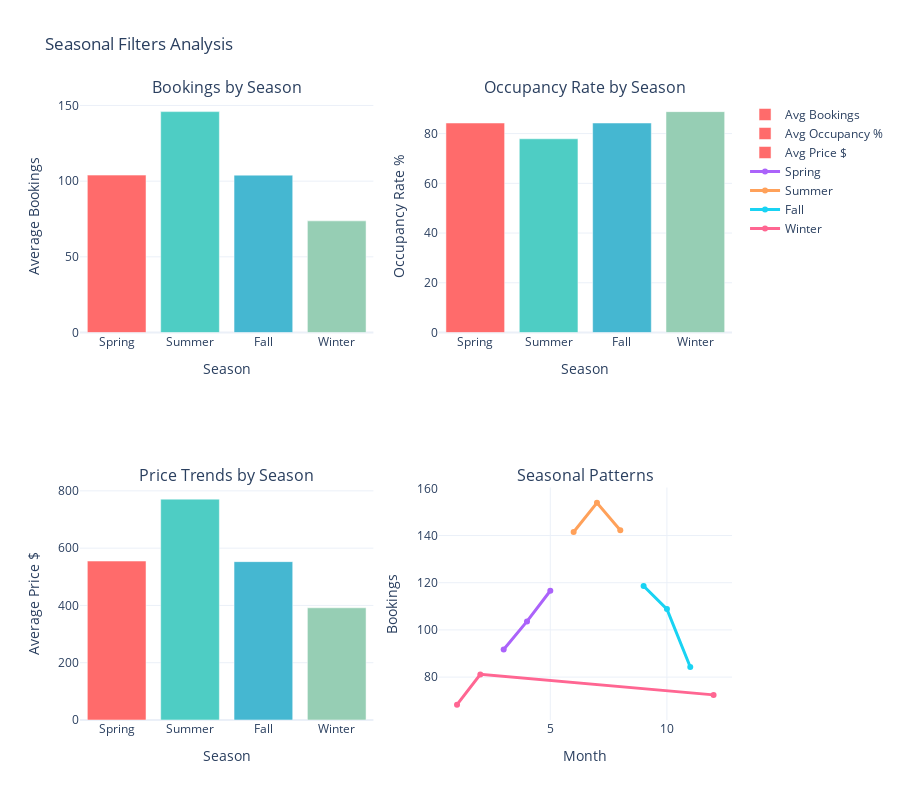

This figure's notebook cell:
### Code cell
# Seasonal Filters Implementation
print("🌍 Creating seasonal filters for detailed analysis...")

def create_seasonal_filters(ts_data):
    """
    Create detailed seasonal analysis with filters for each season
    """
    
    seasonal_filters = {}
    
    for season in ['Spring', 'Summer', 'Fall', 'Winter']:
        # Filter data for specific season
        season_data = ts_data[ts_data['season'] == season].copy()
        
        # Calculate season-specific statistics
        seasonal_stats = {
            'avg_bookings': season_data['bookings'].mean(),
            'std_bookings': season_data['bookings'].std(),
            'avg_occupancy': season_data['occupancy_rate'].mean(),
            'avg_price': season_data['avg_price'].mean(),
            'peak_month': season_data.groupby('month')['bookings'].mean().idxmax(),
            'lowest_month': season_data.groupby('month')['bookings'].mean().idxmin(),
            'weekend_boost': season_data[season_data['day_of_week'].isin([5, 6])]['bookings'].mean() / 
                           season_data[season_data['day_of_week'].isin([0, 1, 2, 3, 4])]['bookings'].mean()
        }
        
        seasonal_filters[season] = {
            'data': season_data,
            'stats': seasonal_stats
        }
    
    return seasonal_filters

# Create seasonal filters
seasonal_filters = create_seasonal_filters(ts_data)

# Display seasonal insights
print("📊 Seasonal Analysis Summary:")
print("=" * 50)

for season, data in seasonal_filters.items():
    stats = data['stats']
    print(f"\n🌿 {season.upper()} SEASON:")
    print(f"   📈 Average Bookings: {stats['avg_bookings']:.1f}")
    print(f"   🏠 Average Occupancy: {stats['avg_occupancy']:.1f}%")
    print(f"   💰 Average Price: ${stats['avg_price']:.0f}")
    print(f"   📅 Peak Month: {stats['peak_month']}")
    print(f"   📉 Lowest Month: {stats['lowest_month']}")
    print(f"   🎉 Weekend Boost: {stats['weekend_boost']:.2f}x")

# Create seasonal comparison visualization
fig = make_subplots(
    rows=2, cols=2,
    subplot_titles=('Bookings by Season', 'Occupancy Rate by Season', 
                   'Price Trends by Season', 'Seasonal Patterns'),
    specs=[[{"secondary_y": False}, {"secondary_y": False}],
           [{"secondary_y": False}, {"secondary_y": False}]]
)

# 1. Bookings by Season
seasons = list(seasonal_filters.keys())
avg_bookings = [seasonal_filters[s]['stats']['avg_bookings'] for s in seasons]
fig.add_trace(
    go.Bar(x=seasons, y=avg_bookings, name='Avg Bookings', 
           marker_color=['#FF6B6B', '#4ECDC4', '#45B7D1', '#96CEB4']),
    row=1, col=1
)

# 2. Occupancy Rate by Season
avg_occupancy = [seasonal_filters[s]['stats']['avg_occupancy'] for s in seasons]
fig.add_trace(
    go.Bar(x=seasons, y=avg_occupancy, name='Avg Occupancy %', 
           marker_color=['#FF6B6B', '#4ECDC4', '#45B7D1', '#96CEB4']),
    row=1, col=2
)

# 3. Price Trends by Season
avg_prices = [seasonal_filters[s]['stats']['avg_price'] for s in seasons]
fig.add_trace(
    go.Bar(x=seasons, y=avg_prices, name='Avg Price $', 
           marker_color=['#FF6B6B', '#4ECDC4', '#45B7D1', '#96CEB4']),
    row=2, col=1
)

# 4. Seasonal Patterns (monthly breakdown)
monthly_seasonal = ts_data.groupby(['month', 'season'])['bookings'].mean().reset_index()
for season in seasons:
    season_monthly = monthly_seasonal[monthly_seasonal['season'] == season]
    fig.add_trace(
        go.Scatter(x=season_monthly['month'], y=season_monthly['bookings'], 
                   mode='lines+markers', name=season,
                   line=dict(width=3)),
        row=2, col=2
    )

# Update layout
fig.update_layout(
    height=800,
    title_text="Seasonal Filters Analysis",
    showlegend=True,
    template="plotly_white"
)

# Update axes labels
fig.update_xaxes(title_text="Season", row=1, col=1)
fig.update_xaxes(title_text="Season", row=1, col=2)
fig.update_xaxes(title_text="Season", row=2, col=1)
fig.update_xaxes(title_text="Month", row=2, col=2)

fig.update_yaxes(title_text="Average Bookings", row=1, col=1)
fig.update_yaxes(title_text="Occupancy Rate %", row=1, col=2)
fig.update_yaxes(title_text="Average Price $", row=2, col=1)
fig.update_yaxes(title_text="Bookings", row=2, col=2)

fig.show()

print("✅ Seasonal filters created successfully!")

### Figure 1 — Plotly figure (JSON) as saved in the notebook; plotly's stock layout.template omitted (floating-point values rounded to 4 significant figures)
{"data": [{"marker": {"color": ["#FF6B6B", "#4ECDC4", "#45B7D1", "#96CEB4"]}, "name": "Avg Bookings", "type": "bar", "x": ["Spring", "Summer", "Fall", "Winter"], "xaxis": "x", "y": [104.0, 145.9, 104.0, 73.75], "yaxis": "y"}, {"marker": {"color": ["#FF6B6B", "#4ECDC4", "#45B7D1", "#96CEB4"]}, "name": "Avg Occupancy %", "type": "bar", "x": ["Spring", "Summer", "Fall", "Winter"], "xaxis": "x2", "y": [84.26, 77.91, 84.26, 88.83], "yaxis": "y2"}, {"marker": {"color": ["#FF6B6B", "#4ECDC4", "#45B7D1", "#96CEB4"]}, "name": "Avg Price $", "type": "bar", "x": ["Spring", "Summer", "Fall", "Winter"], "xaxis": "x3", "y": [554.9, 771.1, 552.9, 391.7], "yaxis": "y3"}, {"line": {"width": 3}, "mode": "lines+markers", "name": "Spring", "type": "scatter", "x": [3, 4, 5], "xaxis": "x4", "y": [91.69, 103.6, 116.6], "yaxis": "y4"}, {"line": {"width": 3}, "mode": "lines+markers", "name": "Summer", "type": "scatter", "x": [6, 7, 8], "xaxis": "x4", "y": [141.5, 153.8, 142.3], "yaxis": "y4"}, {"line": {"width": 3}, "mode": "lines+markers", "name": "Fall", "type": "scatter", "x": [9, 10, 11], "xaxis": "x4", "y": [118.6, 108.8, 84.27], "yaxis": "y4"}, {"line": {"width": 3}, "mode": "lines+markers", "name": "Winter", "type": "scatter", "x": [1, 2, 12], "xaxis": "x4", "y": [68.33, 81.15, 72.46], "yaxis": "y4"}], "layout": {"annotations": [{"font": {"size": 16}, "showarrow": false, "text": "Bookings by Season", "x": 0.225, "xanchor": "center", "xref": "paper", "y": 1, "yanchor": "bottom", "yref": "paper"}, {"font": {"size": 16}, "showarrow": false, "text": "Occupancy Rate by Season", "x": 0.775, "xanchor": "center", "xref": "paper", "y": 1, "yanchor": "bottom", "yref": "paper"}, {"font": {"size": 16}, "showarrow": false, "text": "Price Trends by Season", "x": 0.225, "xanchor": "center", "xref": "paper", "y": 0.375, "yanchor": "bottom", "yref": "paper"}, {"font": {"size": 16}, "showarrow": false, "text": "Seasonal Patterns", "x": 0.775, "xanchor": "center", "xref": "paper", "y": 0.375, "yanchor": "bottom", "yref": "paper"}], "height": 800, "showlegend": true, "title": {"text": "Seasonal Filters Analysis"}, "xaxis": {"anchor": "y", "domain": [0, 0.45], "title": {"text": "Season"}}, "xaxis2": {"anchor": "y2", "domain": [0.55, 1], "title": {"text": "Season"}}, "xaxis3": {"anchor": "y3", "domain": [0, 0.45], "title": {"text": "Season"}}, "xaxis4": {"anchor": "y4", "domain": [0.55, 1], "title": {"text": "Month"}}, "yaxis": {"anchor": "x", "domain": [0.625, 1], "title": {"text": "Average Bookings"}}, "yaxis2": {"anchor": "x2", "domain": [0.625, 1], "title": {"text": "Occupancy Rate %"}}, "yaxis3": {"anchor": "x3", "domain": [0, 0.375], "title": {"text": "Average Price $"}}, "yaxis4": {"anchor": "x4", "domain": [0, 0.375], "title": {"text": "Bookings"}}}}
